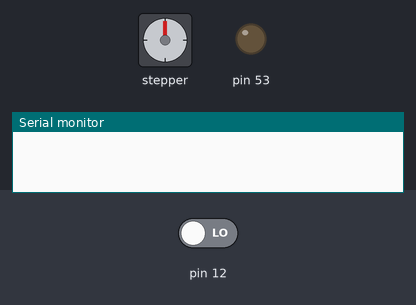
A sketch run on a simulated Arduino Mega 2560, built with avr-gcc and run on an emulated ATmega2560. Shown: stepper motor, output pins drawn as LEDs (lit = HIGH), the last lines printed to the serial monitor. The test bench sets the inputs (shaded band); at power-on: pin 12 LOW. Random numbers use the default seed unless the sketch sets one; stepper angles assume 2048 steps per turn.

Above: at 20.5 s.
20.6 s: pin 12 driven HIGH
At 21.62 s:
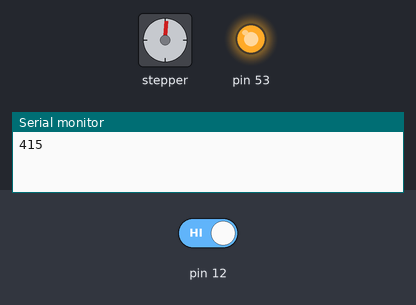
At 22.63 s:
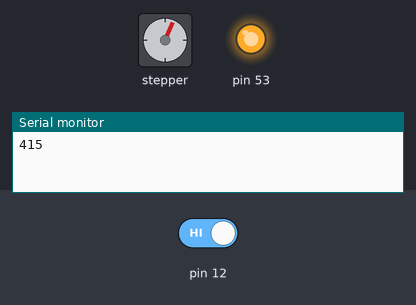
Timing chart, 0 to 40.2 s (numbered marks = the images above; inputs shaded):
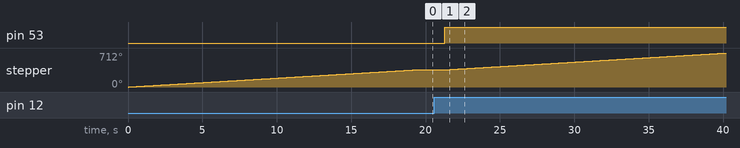

Measured:
- after the input at 20.6 s, pin 53: LOW → HIGH after 0.71 s; stepper: keeps turning clockwise at about 19°/s, starting after 0.75 s

The sketch:

stepper.ino
```cpp
#include <Stepper.h>
Stepper mi_stepper(64, 8, 9, 10, 11);
int aleatorio;

void setup() {
  Serial.begin(9600);
  mi_stepper.setSpeed(100);

  pinMode(12, INPUT);
  pinMode(53, OUTPUT);

  digitalWrite(12, LOW);
  digitalWrite(53, LOW);
  mi_stepper.step(2048); // 2048 => Una vuelta completa
}

void loop() {
  if(digitalRead(12) != 0) {
    digitalWrite(53, HIGH);
    aleatorio = random(0, 2049);
    Serial.println(aleatorio);
    mi_stepper.step(2048 + aleatorio);
    digitalWrite(53, LOW);
  }
  delay(1000);
}
```
